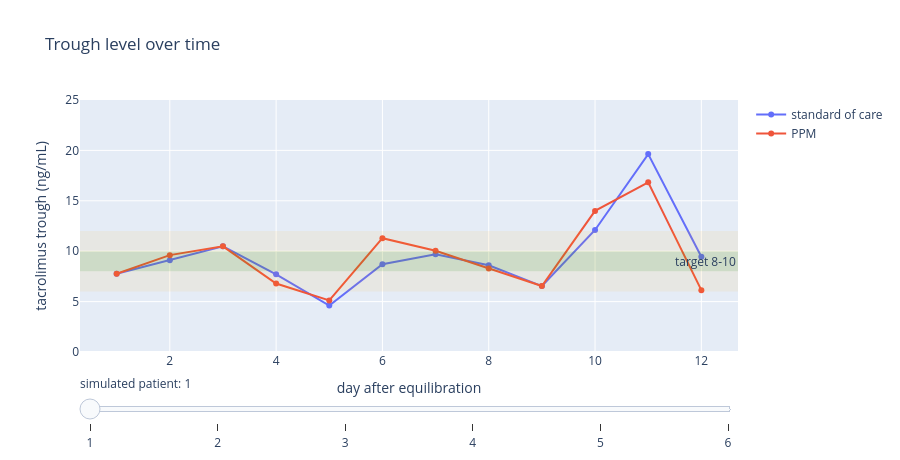

Notebook cell for this chart:
### Markdown cell above
### Example patients: same clearance drift, two dosing rules (use the slider)

### Code cell
P = 6
days = np.arange(1, 13)
fig = go.Figure()
for i in range(P):
    for name, arr in (("standard of care", soc), ("PPM", ppm)):
        fig.add_trace(go.Scatter(x=days, y=arr[i], mode="lines+markers", name=name, visible=i == 0))
fig.add_hrect(y0=T_LO, y1=T_HI, fillcolor="green", opacity=0.12, line_width=0, annotation_text="target 8-10")
fig.add_hrect(y0=T_LO - 2, y1=T_HI + 2, fillcolor="orange", opacity=0.08, line_width=0)
steps = [dict(method="update", label=str(i + 1), args=[dict(visible=[j // 2 == i for j in range(2 * P)])])
         for i in range(P)]
fig.update_layout(sliders=[dict(active=0, currentvalue=dict(prefix="simulated patient: "), steps=steps)],
                  xaxis_title="day after equilibration", yaxis_title="tacrolimus trough (ng/mL)",
                  yaxis_range=[0, 25], title="Trough level over time", height=460)
fig

### Figure 1 — Plotly figure (JSON) as saved in the notebook; plotly's stock layout.template omitted (floating-point values rounded to 4 significant figures)
{"data": [{"mode": "lines+markers", "name": "standard of care", "type": "scatter", "visible": true, "x": [1, 2, 3, 4, 5, 6, 7, 8, 9, 10, 11, 12], "y": [7.759, 9.104, 10.48, 7.702, 4.602, 8.712, 9.691, 8.606, 6.541, 12.11, 19.64, 9.443]}, {"mode": "lines+markers", "name": "PPM", "type": "scatter", "visible": true, "x": [1, 2, 3, 4, 5, 6, 7, 8, 9, 10, 11, 12], "y": [7.759, 9.61, 10.48, 6.796, 5.113, 11.29, 10.05, 8.275, 6.541, 14.0, 16.83, 6.138]}, {"mode": "lines+markers", "name": "standard of care", "type": "scatter", "visible": false, "x": [1, 2, 3, 4, 5, 6, 7, 8, 9, 10, 11, 12], "y": [15.27, 20.89, 16.59, 14.52, 21.41, 12.26, 8.002, 5.481, 5.374, 8.4, 5.608, 13.07]}, {"mode": "lines+markers", "name": "PPM", "type": "scatter", "visible": false, "x": [1, 2, 3, 4, 5, 6, 7, 8, 9, 10, 11, 12], "y": [15.27, 15.19, 10.37, 9.682, 17.13, 6.128, 8.002, 5.481, 6.717, 11.76, 5.608, 14.93]}, {"mode": "lines+markers", "name": "standard of care", "type": "scatter", "visible": false, "x": [1, 2, 3, 4, 5, 6, 7, 8, 9, 10, 11, 12], "y": [15.42, 19.43, 9.758, 11.98, 9.169, 11.35, 14.91, 11.71, 5.178, 6.353, 6.089, 5.393]}, {"mode": "lines+markers", "name": "PPM", "type": "scatter", "visible": false, "x": [1, 2, 3, 4, 5, 6, 7, 8, 9, 10, 11, 12], "y": [15.42, 14.94, 5.855, 10.79, 8.15, 11.35, 13.05, 9.761, 5.178, 8.168, 7.611, 6.472]}, {"mode": "lines+markers", "name": "standard of care", "type": "scatter", "visible": false, "x": [1, 2, 3, 4, 5, 6, 7, 8, 9, 10, 11, 12], "y": [7.782, 6.105, 4.738, 3.949, 7.889, 9.226, 9.604, 6.385, 6.498, 3.229, 3.681, 7.066]}, {"mode": "lines+markers", "name": "PPM", "type": "scatter", "visible": false, "x": [1, 2, 3, 4, 5, 6, 7, 8, 9, 10, 11, 12], "y": [7.782, 6.526, 5.659, 5.164, 11.04, 9.834, 9.498, 6.165, 7.612, 3.745, 5.405, 10.03]}, {"mode": "lines+markers", "name": "standard of care", "type": "scatter", "visible": false, "x": [1, 2, 3, 4, 5, 6, 7, 8, 9, 10, 11, 12], "y": [8.683, 5.994, 12.16, 6.458, 8.511, 8.319, 12.13, 14.04, 12.19, 8.276, 21.21, 27.76]}, {"mode": "lines+markers", "name": "PPM", "type": "scatter", "visible": false, "x": [1, 2, 3, 4, 5, 6, 7, 8, 9, 10, 11, 12], "y": [8.683, 5.994, 14.18, 5.247, 9.855, 8.319, 12.71, 12.48, 9.754, 7.003, 21.21, 16.65]}, {"mode": "lines+markers", "name": "standard of care", "type": "scatter", "visible": false, "x": [1, 2, 3, 4, 5, 6, 7, 8, 9, 10, 11, 12], "y": [5.964, 8.236, 10.69, 15.55, 11.81, 13.32, 10.4, 7.636, 6.137, 10.02, 14.18, 15.07]}, {"mode": "lines+markers", "name": "PPM", "type": "scatter", "visible": false, "x": [1, 2, 3, 4, 5, 6, 7, 8, 9, 10, 11, 12], "y": [5.964, 9.883, 11.2, 14.73, 8.664, 11.27, 8.506, 7.636, 6.695, 11.45, 14.18, 10.96]}], "layout": {"annotations": [{"showarrow": false, "text": "target 8-10", "x": 1, "xanchor": "right", "xref": "x domain", "y": 10.0, "yanchor": "top", "yref": "y"}], "height": 460, "shapes": [{"fillcolor": "green", "line": {"width": 0}, "opacity": 0.12, "type": "rect", "x0": 0, "x1": 1, "xref": "x domain", "y0": 8.0, "y1": 10.0, "yref": "y"}, {"fillcolor": "orange", "line": {"width": 0}, "opacity": 0.08, "type": "rect", "x0": 0, "x1": 1, "xref": "x domain", "y0": 6.0, "y1": 12.0, "yref": "y"}], "sliders": [{"active": 0, "currentvalue": {"prefix": "simulated patient: "}, "steps": [{"args": [{"visible": [true, true, false, false, false, false, false, false, false, false, false, false]}], "label": "1", "method": "update"}, {"args": [{"visible": [false, false, true, true, false, false, false, false, false, false, false, false]}], "label": "2", "method": "update"}, {"args": [{"visible": [false, false, false, false, true, true, false, false, false, false, false, false]}], "label": "3", "method": "update"}, {"args": [{"visible": [false, false, false, false, false, false, true, true, false, false, false, false]}], "label": "4", "method": "update"}, {"args": [{"visible": [false, false, false, false, false, false, false, false, true, true, false, false]}], "label": "5", "method": "update"}, {"args": [{"visible": [false, false, false, false, false, false, false, false, false, false, true, true]}], "label": "6", "method": "update"}]}], "title": {"text": "Trough level over time"}, "xaxis": {"title": {"text": "day after equilibration"}}, "yaxis": {"range": [0, 25], "title": {"text": "tacrolimus trough (ng/mL)"}}}}
